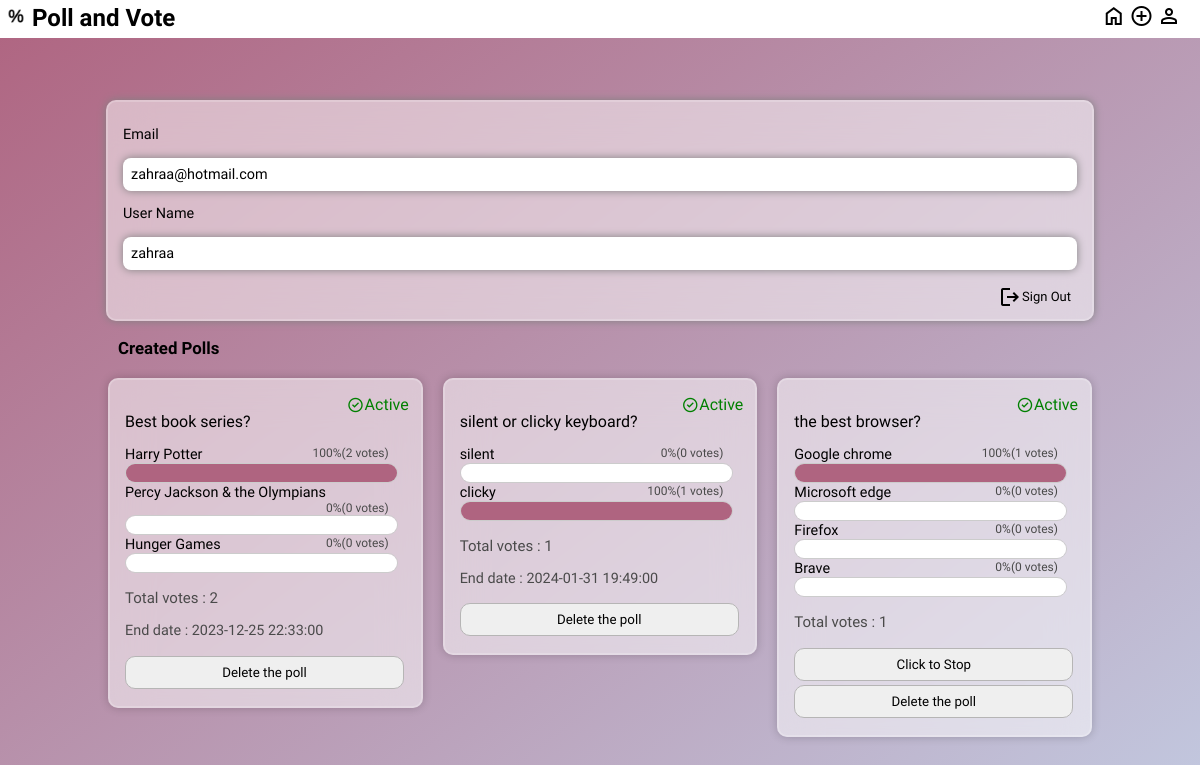
The page /account.php (signed in) on the database its author committed.
### tables this page shows
CREATE TABLE `user` (
  `uid` int(11) NOT NULL,
  `name` varchar(255) NOT NULL,
  `email` varchar(255) NOT NULL,
  `password` varchar(255) NOT NULL
);

CREATE TABLE `questions` (
  `qid` int(11) NOT NULL,
  `uid` int(11) NOT NULL,
  `question` text NOT NULL,
  `category` varchar(255) NOT NULL,
  `dueDate` text DEFAULT NULL,
  `status` varchar(255) NOT NULL
);

CREATE TABLE `choices` (
  `chid` int(11) NOT NULL,
  `qid` int(11) NOT NULL,
  `choice` varchar(255) NOT NULL
);

### account.php (the view, shortened to what this page needs)
<?php
try {
    require("authorization.php");
    require("connection.php");
    $uid = $_SESSION['uid'];
    $ud = $db->query("select * from user where uid=$uid");
    $ru = $ud->fetch();
    ?>
    <!DOCTYPE html>
    <html lang="en">
    <head>
        <link rel="stylesheet" href="AHstyle.css">
    </head>
    <body>
    <header>
        <div>
            <img src="favicon.ico" alt="page logo" style="height:20px;">
            Poll and Vote
        </div>
        <div class="icons">
            <a href="index.php"><span class="material-symbols-outlined">home</span></a>
            <a href="createPoll.php"><span class="material-symbols-outlined">add_circle</span></a>
            <a href="account.php"><span class="material-symbols-outlined">person</span></a>
        </div>
    </header>
        <nav>
            <p>Email</p>
                    <p>
                        <?php
                        echo $ru[2];
                        ?>
                    </p>
                    <p>User Name</p>
                    <p>
                        <?php
                        echo $ru[1];
                        ?>
                    </p>
                    <form method="post">
                        <button type="submit" name="signOut" id="signOut" onclick="return confirm('You are sining out')">
                            <span class="material-symbols-outlined">logout</span>Sign Out
                        </button>
                    </form>
        </nav>
        <h3 class="cpt">Created Polls</h3>
        <main>
            <?php
            $uqs = $db->query("select * from questions where uid=$uid");
            while ($ruq = $uqs->fetch(PDO::FETCH_ASSOC)) {
                echo "<div class='poll'> <form method='post'><input type='hidden' name='qid' value='" . $ruq['qid'] . "'>";
                if ($ruq['status'] == "active")
                    echo "<div id='status'> <span class='material-symbols-outlined' style='color:green'>check_circle</span><p style='color:green'>Active</p></div>";
                else
                    echo "<div id='status'> <span class='material-symbols-outlined'style='color:red'>block</span><p style='color:red'>Inactive</p></div>";
                echo "<br/><p>" . $ruq['question'] . "</p>";
                $qv = $db->query("select * from votes where qid=$ruq[qid]");
                $tqv = $qv->rowCount();
                $qch = $db->query("select * from choices where qid=$ruq[qid]");
                while ($ch = $qch->fetch(PDO::FETCH_ASSOC)) {
                    $chv = $db->query("select * from votes where qid=$ruq[qid] and chid=$ch[chid]");
                    $nv = $chv->rowCount();
                    if ($tqv == 0)
                        $percentage = 0;
                    else
                        $percentage = ($nv / $tqv) * 100;
                    echo "<label for='chid'>" . $ch['choice'] . "</label><span id='percentage'>$percentage%($nv votes)</span>
                    <br/> <progress id='chid' max='" . $tqv . "' value='" . $nv . "'></progress><br/>";
                }
                echo "<p class='total'>Total votes : " . $tqv . "</p>";
                if ($ruq['dueDate'] == null) {
                    if ($ruq['status'] == "active")
                        echo "<input type='submit' name='stop' value='Click to Stop' onclick='return confirm(\"You are stoping the poll\")' />";
                    else
                        echo "<p class='dm'>Has been stopped manually</p>";
                }
                else {
                    echo "<p class='dm'>End date : " . $ruq['dueDate']."</p>";
                }
                echo "<button type='submit' id='delete' name='delete' onclick='return confirm(\"You are deleting the poll\")'>Delete the poll</button>";
                echo "</form></div>";
            }
            ?>
        </main>
    </body>
    </html>
    <?php
} catch (PDOException $ex) {
    die("Error:" . $ex->getMessage());
}
?>

### authorstyle.css (style rules this page uses)
body { background-image: linear-gradient(TO BOTTOM RIGHT, #AF6480,#C3CEE5); background-repeat: no-repeat; background-size: cover; background-attachment: fixed; font-family: 'Signika', sans-serif; }

### AHstyle.css (style rules this page uses)
html { height: 100%; }
body { max-width: 1024px; background-image: linear-gradient(to bottom right, #AF6480, #C3CEE5); background-attachment: fixed; height: 100%; margin: 0 auto; background-repeat: no-repeat; background-size: cover; background-position: center; font-family: 'Signika', sans-serif; font-weight: 400; font-size: 0.9rem; color: black; }
header { width: 100%; margin: 0 auto; display: flex; justify-content: space-between; position: fixed; top: 0; left: 0; z-index: 1; background-color: white; padding: 4px 6px 6px 6px; align-items: center; }
header, header a, header a:visited { color: black; }
header div:first-of-type { font-size: 1.5rem; font-weight: 900; }
nav { background: rgba(255, 255, 255, 0.5); border: 2px solid rgba(255,255,255,0.2); backdrop-filter: blur(20px); box-shadow: 0 0 10px rgba(0,0,0,0.2); border-radius: 10px; background-attachment: fixed; padding: 10px 15px 35px; border-radius: 10px; margin: 7px 18px; margin-top: 100px; box-shadow: 0 0 8px gray; }
nav :nth-child(2n) { border-radius: 8px; background-color: white; padding: 8px; box-shadow: 0 0 8px gray; }
#signOut { float: right; border: none; background: none; display: flex; align-items: center; font-size: small; justify-content: flex-end; font-family: 'Signika', sans-serif; }
.cpt { width: auto; margin-left: 30px; margin-bottom: -30px; }
#status { display: flex; float: right; font-size: medium; padding-right: 10px; align-items: center; }
#status :first-child { font-size: large; padding-bottom: 8px; }
.dm { color: rgb(74, 74, 74); }
main { column-count: 3; column-gap: 20px; margin: 50px 20px 0 20px; }
.poll { break-inside: avoid-column; margin-bottom: 20px; padding: 10px 2px 15px 15px; border-radius: 10px; background-color: rgba(255, 255, 255, 0.5); border: 2px solid rgba(255,255,255,0.2); backdrop-filter: blur(20px); box-shadow: 0 0 10px rgba(0,0,0,0.2); border-radius: 10px; }
.poll p:first-of-type { font-size: medium; margin: 5px 0 15px 0; }
#date, .total { color: rgb(74, 74, 74); font-size: 15px; }
#percentage { color: rgb(74, 74, 74); float: right; font-size: smaller; margin: 0 30px 0; }
progress { width: 93%; height: 20px; border: 0.5px solid #ccc; border-radius: 20px; overflow: hidden; }
input[type=submit],#delete { width: 95%; border: rgb(182, 181, 181) solid .5px; border-radius: 10px; padding: 8px 0; margin: 2px 0; font-family: 'Signika', sans-serif; color: black; }
.icons { margin-right: 25px; }

### rows shown on the page
user: email "zahraa@hotmail.com", name "zahraa"
questions: status "active" (drawn), question "Best book series?", tqv "2", dueDate "2023-12-25 22:33:00"
choices: choice "Harry Potter", percentage "100", nv "2"
choices: choice "Percy Jackson & the Olympians", percentage "0", nv "0"
choices: choice "Hunger Games", percentage "0", nv "0"
questions: status "active" (drawn), question "silent or clicky keyboard?", tqv "1", dueDate "2024-01-31 19:49:00"
choices: choice "silent", percentage "0", nv "0"
choices: choice "clicky", percentage "100", nv "1"
questions: status "active" (drawn), question "the best browser?", tqv "1"
choices: choice "Google chrome", percentage "100", nv "1"
choices: choice "Microsoft edge", percentage "0", nv "0"
choices: choice "Firefox", percentage "0", nv "0"
choices: choice "Brave", percentage "0", nv "0"
